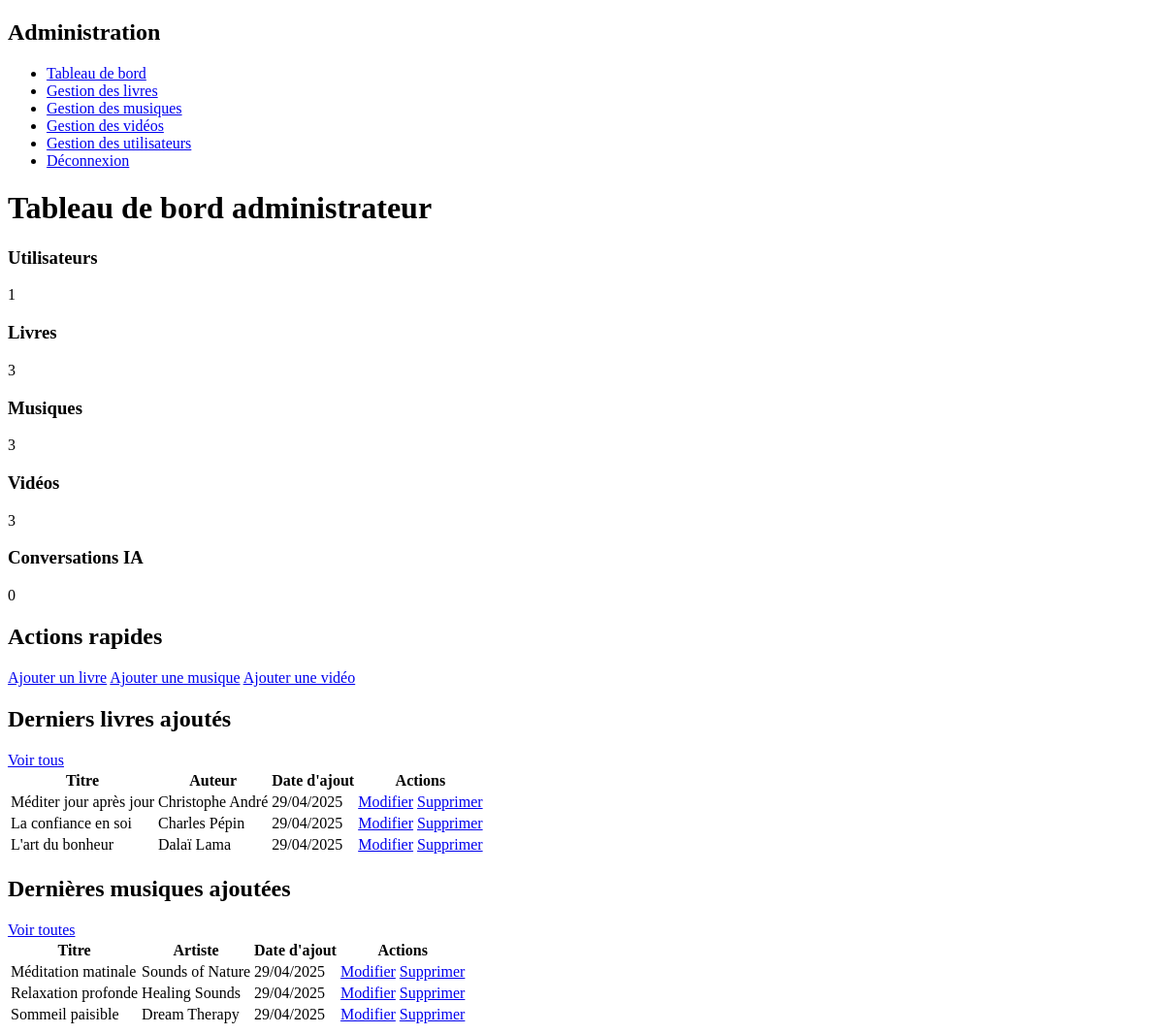
/admin/index.php (signed in), run on the app's committed database.
### tables this page shows
CREATE TABLE `books` (
  `id` int(11) NOT NULL,
  `title` varchar(255) NOT NULL,
  `author` varchar(255) DEFAULT NULL,
  `description` text DEFAULT NULL,
  `file_path` varchar(255) NOT NULL,
  `cover_path` varchar(255) DEFAULT NULL,
  `added_at` timestamp NOT NULL DEFAULT current_timestamp()
);

CREATE TABLE `music` (
  `id` int(11) NOT NULL,
  `title` varchar(255) NOT NULL,
  `artist` varchar(255) DEFAULT NULL,
  `file_path` varchar(255) NOT NULL,
  `cover_path` varchar(255) DEFAULT NULL,
  `added_at` timestamp NOT NULL DEFAULT current_timestamp()
);

### app/helpers/functions.php (called while the page is built, shortened)
<?php
function getAdminStats() {
    global $pdo;
    $stats = [];
    $stmt = $pdo->prepare("SELECT COUNT(*) as total FROM users WHERE is_admin = 0");
    $stmt->execute();
    $stats['total_users'] = $stmt->fetch()['total'];
    $stmt = $pdo->prepare("SELECT COUNT(*) as total FROM books");
    $stmt->execute();
    $stats['total_books'] = $stmt->fetch()['total'];
    $stmt = $pdo->prepare("SELECT COUNT(*) as total FROM music");
    $stmt->execute();
    $stats['total_music'] = $stmt->fetch()['total'];
    $stmt = $pdo->prepare("SELECT COUNT(*) as total FROM videos");
    $stmt->execute();
    $stats['total_videos'] = $stmt->fetch()['total'];
    $stmt = $pdo->prepare("SELECT COUNT(*) as total FROM ai_conversations");
    $stmt->execute();
    $stats['total_conversations'] = $stmt->fetch()['total'];
    return $stats;
}
function getAllBooks() {
    global $pdo;
    $stmt = $pdo->prepare("SELECT * FROM books ORDER BY added_at DESC");
    $stmt->execute();
    return $stmt->fetchAll();
}
function getAllMusic() {
    global $pdo;
    $stmt = $pdo->prepare("SELECT * FROM music ORDER BY added_at DESC");
    $stmt->execute();
    return $stmt->fetchAll();
}

### admin/index.php (the view, shortened to what this page needs)
<?php
$stats = getAdminStats();
?>
<!DOCTYPE html>
<html lang="fr">
<head>
    <link rel="stylesheet" href="../assets/css/style.css">
</head>
<body>
    <div class="dashboard">
        <div class="sidebar">
            <div class="sidebar-header">
                <h2>Administration</h2>
            </div>
            <nav class="sidebar-nav">
                <ul>
                    <li><a href="index.php" class="active">Tableau de bord</a></li>
                    <li><a href="books.php">Gestion des livres</a></li>
                    <li><a href="music.php">Gestion des musiques</a></li>
                    <li><a href="videos.php">Gestion des vidéos</a></li>
                    <li><a href="users.php">Gestion des utilisateurs</a></li>
                    <li><a href="../logout.php">Déconnexion</a></li>
                </ul>
            </nav>
        </div>
        <div class="content">
            <div class="page-header">
                <h1>Tableau de bord administrateur</h1>
            </div>
            <div class="stats-grid">
                <div class="stat-card">
                    <h3>Utilisateurs</h3>
                    <div class="stat-value"><?php echo $stats['total_users']; ?></div>
                </div>
                <div class="stat-card">
                    <h3>Livres</h3>
                    <div class="stat-value"><?php echo $stats['total_books']; ?></div>
                </div>
                <div class="stat-card">
                    <h3>Musiques</h3>
                    <div class="stat-value"><?php echo $stats['total_music']; ?></div>
                </div>
                <div class="stat-card">
                    <h3>Vidéos</h3>
                    <div class="stat-value"><?php echo $stats['total_videos']; ?></div>
                </div>
                <div class="stat-card">
                    <h3>Conversations IA</h3>
                    <div class="stat-value"><?php echo $stats['total_conversations']; ?></div>
                </div>
            </div>
            <div class="row">
                <div class="card">
                    <div class="card-header">
                        <h2>Actions rapides</h2>
                    </div>
                    <div class="card-body">
                        <div class="quick-actions">
                            <a href="books.php?action=add" class="btn primary">Ajouter un livre</a>
                            <a href="music.php?action=add" class="btn primary">Ajouter une musique</a>
                            <a href="videos.php?action=add" class="btn primary">Ajouter une vidéo</a>
                        </div>
                    </div>
                </div>
            </div>
            <div class="row">
                <div class="card">
                    <div class="card-header">
                        <h2>Derniers livres ajoutés</h2>
                        <a href="books.php" class="btn secondary">Voir tous</a>
                    </div>
                    <div class="card-body">
                        <div class="table-responsive">
                            <table>
                                <thead>
                                    <tr>
                                        <th>Titre</th>
                                        <th>Auteur</th>
                                        <th>Date d'ajout</th>
                                        <th>Actions</th>
                                    </tr>
                                </thead>
                                <tbody>
                                    <?php
                                    $books = getAllBooks();
                                    $books = array_slice($books, 0, 5);
                                    if (empty($books)) {
                                        echo "<tr><td colspan='4'>Aucun livre n'a été ajouté.</td></tr>";
                                    } else {
                                        foreach ($books as $book) {
                                            echo "<tr>
                                                <td>" . htmlspecialchars($book['title']) . "</td>
                                                <td>" . htmlspecialchars($book['author']) . "</td>
                                                <td>" . date('d/m/Y', strtotime($book['added_at'])) . "</td>
                                                <td>
                                                    <a href='books.php?action=edit&id=" . $book['id'] . "' class='btn-sm primary'>Modifier</a>
                                                    <a href='books.php?action=delete&id=" . $book['id'] . "' class='btn-sm danger' onclick='return confirm(\"Êtes-vous sûr de vouloir supprimer ce livre ?\")'>Supprimer</a>
                                                </td>
                                            </tr>";
                                        }
                                    }
                                    ?>
                                </tbody>
                            </table>
                        </div>
                    </div>
                </div>
            </div>
            <div class="row">
                <div class="card">
                    <div class="card-header">
                        <h2>Dernières musiques ajoutées</h2>
                        <a href="music.php" class="btn secondary">Voir toutes</a>
                    </div>
                    <div class="card-body">
                        <div class="table-responsive">
                            <table>
                                <thead>
                                    <tr>
                                        <th>Titre</th>
                                        <th>Artiste</th>
                                        <th>Date d'ajout</th>
                                        <th>Actions</th>
                                    </tr>
                                </thead>
                                <tbody>
                                    <?php
                                    $music = getAllMusic();
                                    $music = array_slice($music, 0, 5);
                                    if (empty($music)) {
                                        echo "<tr><td colspan='4'>Aucune musique n'a été ajoutée.</td></tr>";
                                    } else {
                                        foreach ($music as $track) {
                                            echo "<tr>
                                                <td>" . htmlspecialchars($track['title']) . "</td>
                                                <td>" . htmlspecialchars($track['artist']) . "</td>
                                                <td>" . date('d/m/Y', strtotime($track['added_at'])) . "</td>
                                                <td>
                                                    <a href='music.php?action=edit&id=" . $track['id'] . "' class='btn-sm primary'>Modifier</a>
                                                    <a href='music.php?action=delete&id=" . $track['id'] . "' class='btn-sm danger' onclick='return confirm(\"Êtes-vous sûr de vouloir supprimer cette musique ?\")'>Supprimer</a>
                                                </td>
                                            </tr>";
                                        }
                                    }
                                    ?>
                                </tbody>
                            </table>
                        </div>
                    </div>
                </div>
            </div>
        </div>
    </div>
</body>
</html>

### data on the page
books: title "Méditer jour après jour", author "Christophe André", added_at "29/04/2025"
books: title "La confiance en soi", author "Charles Pépin", added_at "29/04/2025"
books: title "L'art du bonheur", author "Dalaï Lama", added_at "29/04/2025"
music: title "Méditation matinale", artist "Sounds of Nature", added_at "29/04/2025"
music: title "Relaxation profonde", artist "Healing Sounds", added_at "29/04/2025"
music: title "Sommeil paisible", artist "Dream Therapy", added_at "29/04/2025"

### other printed values
$stats['total_users'] "1"
$stats['total_books'] "3"
$stats['total_music'] "3"
$stats['total_videos'] "3"
$stats['total_conversations'] "0"
